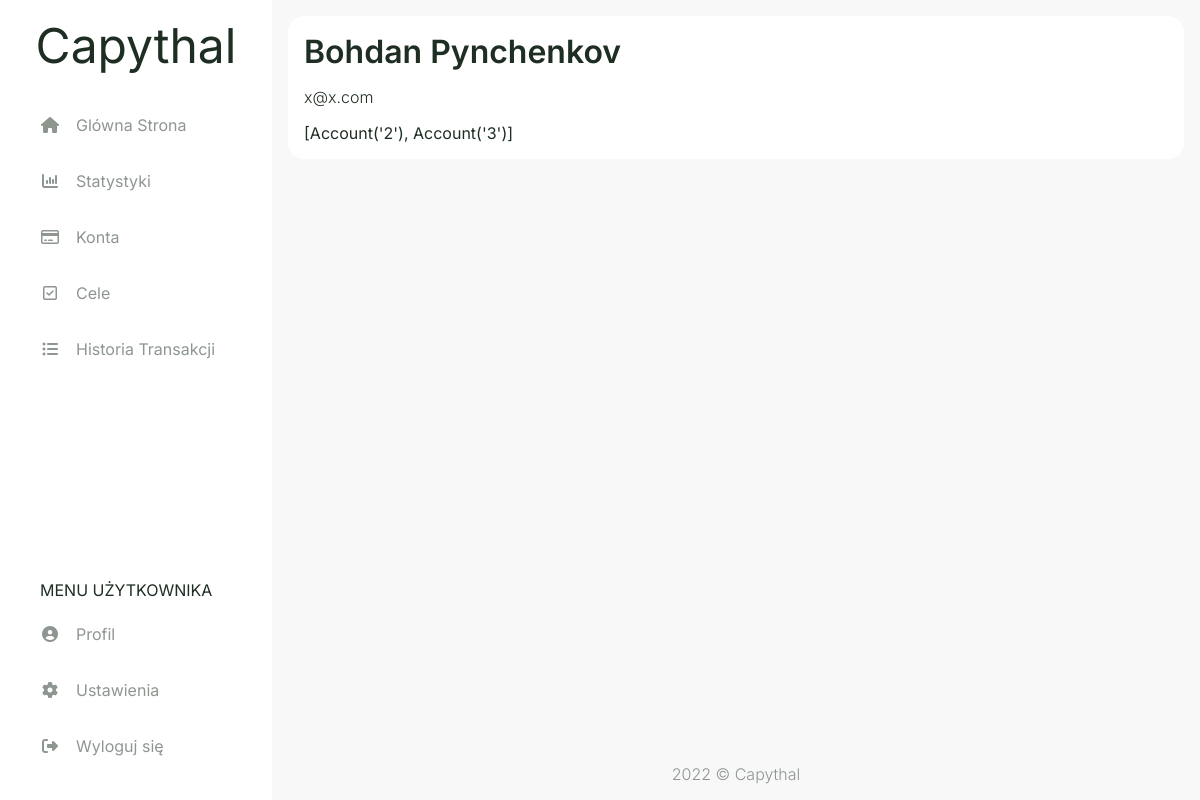
Page /userpage (signed in) on the earlier database version.
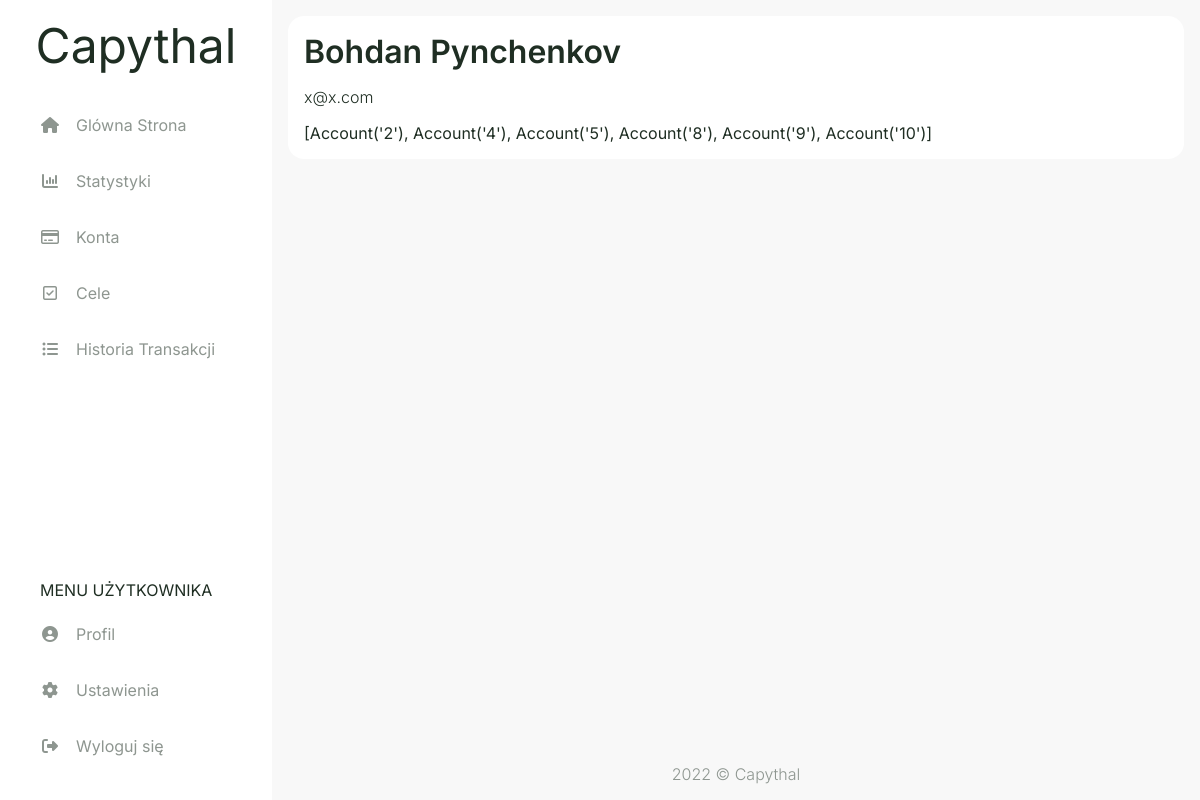
Same page on the later database version.
### capythal/models.py (models this page shows)
class account(db.Model):
    id = db.Column(db.Integer, primary_key=True)
    user_id = db.Column(db.Integer, db.ForeignKey('user.id'), nullable=False)
    currency_id = db.Column(db.Integer, db.ForeignKey('currency.id'), nullable=False)
    card_id = db.Column(db.Integer, db.ForeignKey('card.id'))
    acc_type_id = db.Column(db.Integer, db.ForeignKey('acc_type.id'), nullable=False)
    style_id = db.Column(db.Integer, db.ForeignKey('style.id'), nullable=False)
    amount = db.Column(db.Float(20,2), default = 0)
    card_number = db.Column(db.String(4))
    fin_inst = db.Column(db.String(20))
    transaction = db.relationship("transaction", backref="account", lazy=True)
    settings = db.relationship("settings", back_populates="account", uselist=False)
    goal = db.relationship("goal", backref="account", lazy=True)
    def __repr__(self):
        return f"Account('{self.id}')"

### capythal/routes.py (the view)
@app.route('/userpage')
@login_required
def userpage():
    return render_template("userpage.html")

### capythal/models.py (called while the page is built)
@login_manager.user_loader
def load_user(user_id):
    return user.query.get(int(user_id))

### capythal/templates/userpage.html (shortened to what this page needs)
{% extends "layout.html" %}
{% set active_page = "userpage" %}
{% block head %}
  {{ super() }}
  <link rel="stylesheet" href="{{ url_for('static', filename='css/userpage.css') }}">
{% endblock %}
{% block content %}
<div class="userpage-flexbox">
  <div class="user-full-name">{{ current_user.name }} {{ current_user.surname }}</div>
  <div class="user-email">{{ current_user.email }}</div>
  <div class="test">{{ current_user.account }}</div>
</div>
{% endblock %}

Differences in the rows shown:
changed account: account "[Account('2'), Account('3')]" → "[Account('2'), Account('4'), Account('5'), Account('8'), Account('9'), Account('10')]"
